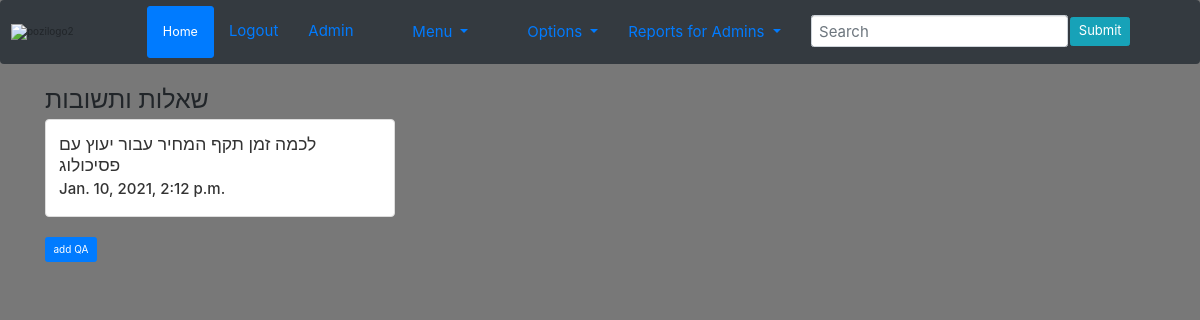
/chat/QA/ (signed in), run on the app's committed database.
### chat/models.py (models this page shows, shortened)
class QA_model(models.Model):
    subject = models.CharField(max_length=300)
    text = models.TextField(max_length=5000, null=True)
    release_date = models.DateTimeField(auto_now_add=True, null=True)

### chat/views.py (the view)
def QA(request):
    All_QA = QA_model.objects.all()
    context = {
        "QA": All_QA
    }
    return render(request, 'chat/QA.html', context)

### chat/templates/chat/QA.html (shortened to what this page needs)
{% extends 'basic_app/base.html' %}
{% block body_block %}
<h1>  שאלות ותשובות  </h1>
{% for QAS in QA %}
      <div class="row">
  <div class="col-sm-6 col-md-4">
    <div class="thumbnail">
      <a href = '/chat/QA/QA_detail/{{ QAS.id }}'><div class="caption">
          <h3> {{ QAS.subject }} </h3>
          <h4>{{ QAS.release_date }}</h4>
      </div></a>
    </div>
  </div>
    </div>
        {% endfor %}
              {% if not user.groups.all.0.name == "customer" %}
        <a href="{% url 'chat:QA_add'%}" class="btn btn-primary">add QA</a>
    {% endif %}
{% endblock %}

### templates/basic_app/base.html (style rules this page uses)
body { background-color: rgb(120, 120, 120); }

### data on the page
QA_model: subject "לכמה זמן תקף המחיר עבור יעוץ עם פסיכולוג", release_date "Jan. 10, 2021, 2:12 p.m."
